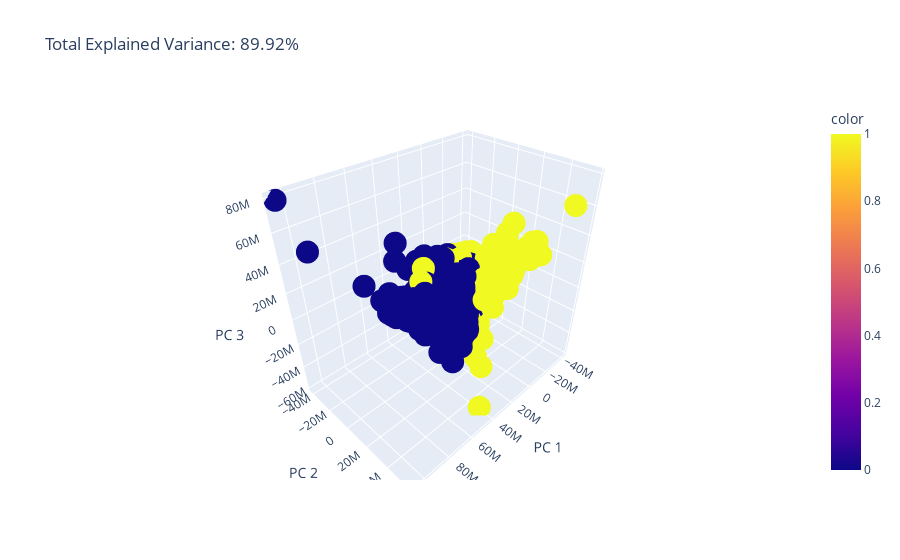

Notebook code for this chart:
### Code cell
pca_visual()

### Figure 1 — Plotly figure (JSON) as saved in the notebook; plotly's stock layout.template omitted (floating-point values rounded to 4 significant figures; data arrays with more than 128 entries replaced by an {"elided": "..."} marker saying what was removed)
{"data": [{"hovertemplate": "PC 1=%{x}<br>PC 2=%{y}<br>PC 3=%{z}<br>color=%{marker.color}<extra></extra>", "legendgroup": "", "marker": {"color": {"elided": "3028 int values"}, "coloraxis": "coloraxis", "symbol": "circle"}, "mode": "markers", "name": "", "scene": "scene", "showlegend": false, "type": "scatter3d", "x": {"elided": "3028 float values"}, "y": {"elided": "3028 float values"}, "z": {"elided": "3028 float values"}}], "layout": {"coloraxis": {"colorbar": {"title": {"text": "color"}}, "colorscale": [[0, "#0d0887"], [0.1111, "#46039f"], [0.2222, "#7201a8"], [0.3333, "#9c179e"], [0.4444, "#bd3786"], [0.5556, "#d8576b"], [0.6667, "#ed7953"], [0.7778, "#fb9f3a"], [0.8889, "#fdca26"], [1, "#f0f921"]]}, "legend": {"tracegroupgap": 0}, "scene": {"domain": {"x": [0, 1], "y": [0, 1]}, "xaxis": {"title": {"text": "PC 1"}}, "yaxis": {"title": {"text": "PC 2"}}, "zaxis": {"title": {"text": "PC 3"}}}, "title": {"text": "Total Explained Variance: 89.92%"}}}
